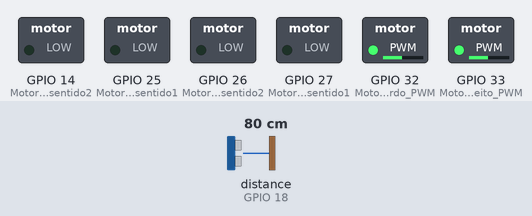
Bench run of a sketch on a simulated ESP32. On the bench: switched loads named in the sketch (green lamp = pin HIGH). Wiring (inferred from the names in the program): ultrasonic range finder: trigger GPIO 19; echo GPIO 18. The test bench sets the inputs (shaded band); at power-on: distance to the obstacle (sensor on GPIO 18) 80 cm. The echo pulse lasts 58.3 µs per cm; pins used as bus, display or sensor lines are not drawn.

Above: at 6.2 s.
6.3 s: distance to the obstacle (sensor on GPIO 18) set to 21 cm
7.8 s: distance to the obstacle (sensor on GPIO 18) set to 17 cm
At 8.6 s:
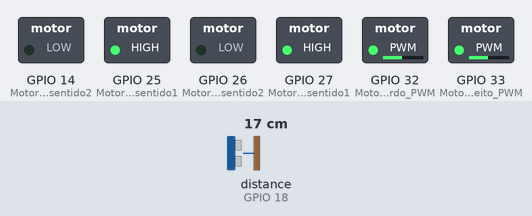
9.3 s: distance to the obstacle (sensor on GPIO 18) set to 35 cm
At 10.5 s:
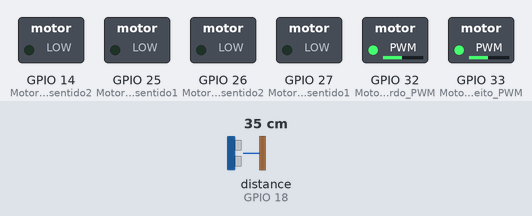
10.8 s: distance to the obstacle (sensor on GPIO 18) set to 2 cm
At 11.7 s:
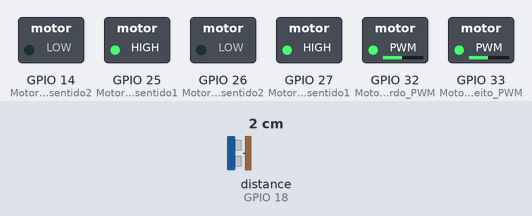
Timing chart, 0 to 13.3 s (numbered marks = the images above; inputs shaded):
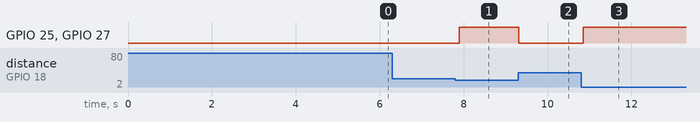

Measured:
- the behaviour switches between 20 and 19 cm on distance to the obstacle (sensor on GPIO 18) (found by bisection; images 0 and 1)
- after the input at 6.3 s, every drawn part: stays the same
- after the input at 7.8 s, GPIO 25 (MotorEsquerdo_sentido1), GPIO 27 (MotorDireito_sentido1): LOW → HIGH after 0.09 s
- after the input at 9.3 s, GPIO 25 (MotorEsquerdo_sentido1), GPIO 27 (MotorDireito_sentido1): HIGH → LOW at once
- after the input at 10.8 s, GPIO 25 (MotorEsquerdo_sentido1), GPIO 27 (MotorDireito_sentido1): LOW → HIGH after 0.05 s

The sketch:

codigoRoboSumo.ino
```cpp
/*DECLARAÇÃO DE VARIAVEIS*/
#define MotorDireito_sentido1 27
#define MotorDireito_sentido2 14
#define MotorEsquerdo_sentido1 25
#define MotorEsquerdo_sentido2 26
#define MotorDireito_PWM 33
#define MotorEsquerdo_PWM 32
// o comedor de cu nao perdoa ninguem vai comer seu cu e da sua mae tamebem, a rola dele parece um bambu eu tenho medo e do comedor de cu
#define veloc0 0
#define velocEsquerdo 120
#define velocDireito 120

#define Sensor_direita 16
#define Sensor_esquerda 17

#define Sensor_ultrassomTrig 19
#define Sensor_ultrassomEcho 18

int delays = 30;
int delayPara = 15;

int ultimoLido = 0;

bool direita, esquerda;

void setup() {
  delay(5000);
  Serial.begin(9600);
  pinMode(MotorDireito_sentido1, OUTPUT);
  pinMode(MotorDireito_sentido2, OUTPUT);
  pinMode(MotorEsquerdo_sentido1, OUTPUT);
  pinMode(MotorEsquerdo_sentido2, OUTPUT);
  pinMode(MotorDireito_PWM, OUTPUT);
  pinMode(MotorEsquerdo_PWM, OUTPUT);
  pinMode(Sensor_direita, INPUT);
  pinMode(Sensor_esquerda, INPUT);
  pinMode(Sensor_ultrassomTrig, OUTPUT);
  pinMode(Sensor_ultrassomEcho, INPUT);
  analogWrite(MotorDireito_PWM, velocDireito);
  analogWrite(MotorEsquerdo_PWM, velocEsquerdo);
}

void loop() {

  /*
  //Leituras dos Sensores Infravermelhos
  sensorDireito = digitalRead(Sensor_direita);
  sensorEsquerdo = digitalRead(Sensor_esquerda);
  */

  //Leitura do sensor ultrassônico
  long duracao, distancia;
  digitalWrite(Sensor_ultrassomTrig, LOW);
  delayMicroseconds(2);
  digitalWrite(Sensor_ultrassomTrig, HIGH);
  delayMicroseconds(10);
  digitalWrite(Sensor_ultrassomTrig, LOW);
  duracao = pulseIn(Sensor_ultrassomEcho, HIGH);
  distancia = (duracao / 2) / 29.1;

  /*
    // Controle dos motores baseado nos sensores
  if (sensorEsquerdo == LOW && sensorDireito == LOW) {
    // Ambos os sensores detectam a linha - ajuste o movimento conforme necessário
    moverParaFrente();
  } else if (sensorEsquerdo == HIGH && sensorDireito == LOW) {
    // Apenas o sensor direito detecta a linha - ajuste o movimento conforme necessário
    virarEsquerda();
  } else if (sensorEsquerdo == LOW && sensorDireito == HIGH) {
    // Apenas o sensor esquerdo detecta a linha - ajuste o movimento conforme necessário
    virarDireita();
  } else {
    // Nenhum dos sensores detecta a linha - ajuste o movimento conforme necessário
    pararMotores();
  }
  */

  // Lógica de detecção do robô inimigo com base no sensor ultrassônico
  if (distancia < 20) {
    moverParaFrente();
  } else {
    pararMotores();
  }

  delay(100); // Ajuste o tempo de loop conforme necessário

}

void moverParaFrente() {
  digitalWrite(MotorDireito_sentido1, HIGH);
  digitalWrite(MotorDireito_sentido2, LOW);
  digitalWrite(MotorEsquerdo_sentido1, HIGH);
  digitalWrite(MotorEsquerdo_sentido2, LOW);
}

void virarDireita() {
  digitalWrite(MotorDireito_sentido1, HIGH);
  digitalWrite(MotorDireito_sentido2, LOW);
  digitalWrite(MotorEsquerdo_sentido1, LOW);
  digitalWrite(MotorEsquerdo_sentido2, HIGH);
}

void virarEsquerda() {
  digitalWrite(MotorDireito_sentido1, LOW);
  digitalWrite(MotorDireito_sentido2, HIGH);
  digitalWrite(MotorEsquerdo_sentido1, HIGH);
  digitalWrite(MotorEsquerdo_sentido2, LOW);
}

void pararMotores() {
  digitalWrite(MotorDireito_sentido1, LOW);
  digitalWrite(MotorDireito_sentido2, LOW);
  digitalWrite(MotorEsquerdo_sentido1, LOW);
  digitalWrite(MotorEsquerdo_sentido2, LOW);
}
```
